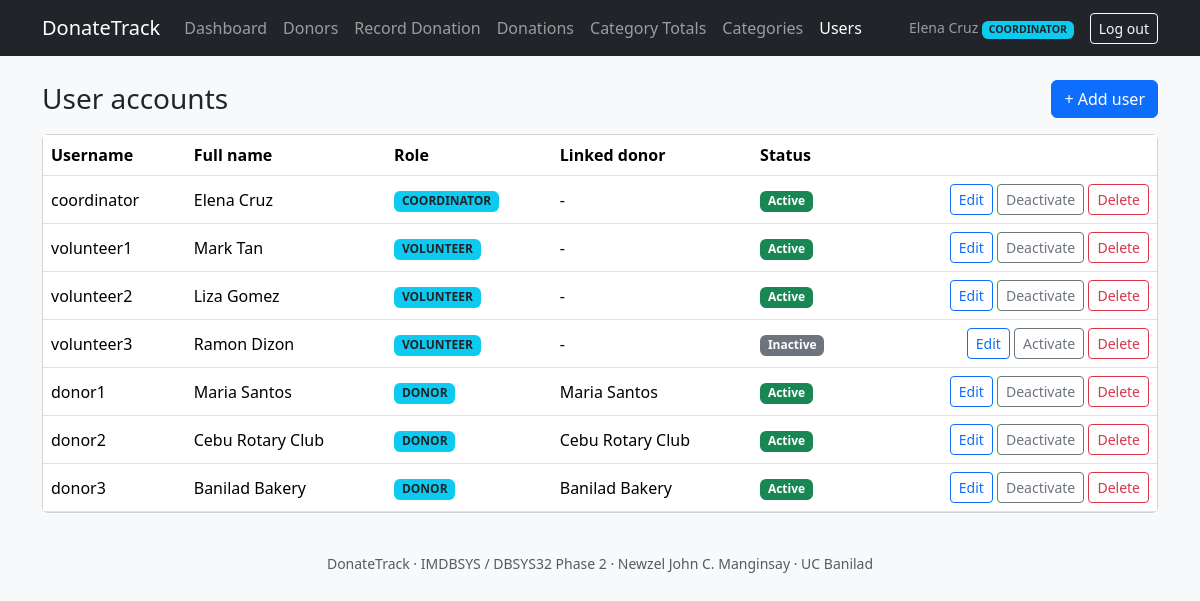
/users.php (signed in), run on the app's committed database.
### tables this page shows
CREATE TABLE users (
  user_id        INT UNSIGNED NOT NULL AUTO_INCREMENT,
  username       VARCHAR(50)  NOT NULL,
  password_hash  VARCHAR(255) NOT NULL,
  full_name      VARCHAR(100) NOT NULL,
  role           ENUM('COORDINATOR','VOLUNTEER','DONOR') NOT NULL,
  is_active      TINYINT(1)   NOT NULL DEFAULT 1,
  created_at     TIMESTAMP    NOT NULL DEFAULT CURRENT_TIMESTAMP,
  PRIMARY KEY (user_id),
  UNIQUE KEY uq_users_username (username),
  CONSTRAINT chk_users_active CHECK (is_active IN (0,1))
);

CREATE TABLE donors (
  donor_id    INT UNSIGNED NOT NULL AUTO_INCREMENT,
  user_id     INT UNSIGNED NULL,
  donor_name  VARCHAR(120) NOT NULL,
  donor_type  ENUM('INDIVIDUAL','ORGANIZATION','BUSINESS') NOT NULL,
  email       VARCHAR(120) NULL,
  phone       VARCHAR(30)  NULL,
  address     VARCHAR(255) NULL,
  is_active   TINYINT(1)   NOT NULL DEFAULT 1,
  created_at  TIMESTAMP    NOT NULL DEFAULT CURRENT_TIMESTAMP,
  PRIMARY KEY (donor_id),
  UNIQUE KEY uq_donors_email (email),           
  UNIQUE KEY uq_donors_user  (user_id),         
  KEY idx_donors_name (donor_name),
  CONSTRAINT fk_donors_user FOREIGN KEY (user_id)
    REFERENCES users (user_id) ON DELETE SET NULL ON UPDATE CASCADE,
  CONSTRAINT chk_donors_active CHECK (is_active IN (0,1))
);

### includes/auth.php (called while the page is built, shortened)
<?php
require_once __DIR__ . '/db.php';
require_once __DIR__ . '/helpers.php';
function current_user(): ?array { return $_SESSION['user'] ?? null; }
function home_for(string $role): string {
    return $role === 'DONOR' ? 'my_donations.php' : 'dashboard.php';
}

### includes/db.php (called while the page is built, shortened)
<?php
function cfg(string $key) {
    static $c = null;
    if ($c === null) { $c = require __DIR__ . '/../config/config.php'; }
    return $c[$key];
}
function db(): mysqli {
    static $conn = null;
    if ($conn === null) {
        try {
            $conn = new mysqli(cfg('db_host'), cfg('db_user'), cfg('db_pass'), cfg('db_name'), cfg('db_port'));
            $conn->set_charset('utf8mb4');
        } catch (mysqli_sql_exception $e) {
            error_log('DB connect failed: ' . $e->getMessage());
            http_response_code(500);
            exit('The database is unavailable. Please check config/config.php and that MySQL is running.');
        }
    }
    return $conn;
}
function q_all(string $sql, string $types = '', array $params = []): array {
    $st = db()->prepare($sql);
    if ($types !== '') { $st->bind_param($types, ...$params); }
    $st->execute();
    $rows = $st->get_result()->fetch_all(MYSQLI_ASSOC);
    return $rows;
}

### includes/helpers.php (called while the page is built, shortened)
<?php
function e($v): string { return htmlspecialchars((string)$v, ENT_QUOTES, 'UTF-8'); }

### users.php (the view, shortened to what this page needs)
<?php
require_once __DIR__ . '/includes/auth.php';
$rows = q_all('SELECT u.user_id, u.username, u.full_name, u.role, u.is_active, d.donor_name
               FROM users u LEFT JOIN donors d ON d.user_id = u.user_id ORDER BY u.role, u.username');
include __DIR__ . '/includes/header.php';
?>
<div class="d-flex justify-content-between align-items-center mb-3"><h1 class="h3 mb-0">User accounts</h1><a class="btn btn-primary" href="user_form.php">+ Add user</a></div>
<div class="card"><div class="table-responsive"><table class="table table-hover align-middle mb-0">
  <thead><tr><th>Username</th><th>Full name</th><th>Role</th><th>Linked donor</th><th>Status</th><th></th></tr></thead><tbody>
  <?php foreach ($rows as $r): ?>
    <tr><td><?= e($r['username']) ?></td><td><?= e($r['full_name']) ?></td><td><span class="badge bg-info text-dark"><?= e($r['role']) ?></span></td><td><?= e($r['donor_name'] ?? '-') ?></td>
      <td><?= (int)$r['is_active'] ? '<span class="badge bg-success">Active</span>' : '<span class="badge bg-secondary">Inactive</span>' ?></td>
      <td class="text-nowrap text-end"><a class="btn btn-sm btn-outline-primary" href="user_form.php?id=<?= (int)$r['user_id'] ?>">Edit</a>
        <form method="post" class="d-inline"><button class="btn btn-sm btn-outline-secondary"><?= (int)$r['is_active'] ? 'Deactivate' : 'Activate' ?></button></form>
        <form method="post" class="d-inline" onsubmit="return confirm('Delete this user?');"><button class="btn btn-sm btn-outline-danger">Delete</button></form></td></tr>
  <?php endforeach; ?></tbody></table></div></div>
<?php include __DIR__ . '/includes/footer.php'; ?>

### includes/header.php (shortened to what this page needs)
<?php
$u = current_user();
$self = basename($_SERVER['SCRIPT_NAME']);
function nav_item(string $file, string $label, string $self, array $also = []): string {
    $active = ($self === $file || in_array($self, $also, true)) ? ' active' : '';
    return '<li class="nav-item"><a class="nav-link' . $active . '" href="' . e($file) . '">' . e($label) . '</a></li>';
}
?><!DOCTYPE html>
<html lang="en">
<head>
<link href="assets/vendor/bootstrap.min.css" rel="stylesheet">
<link href="assets/style.css" rel="stylesheet">
</head>
<body class="bg-light">
<nav class="navbar navbar-expand-lg navbar-dark bg-dark">
  <div class="container">
    <a class="navbar-brand" href="<?= $u ? e(home_for($u['role'])) : 'login.php' ?>">DonateTrack</a>
    <?php if ($u): ?>
    <div class="collapse navbar-collapse" id="nav">
      <ul class="navbar-nav me-auto">
        <?php if ($u['role'] === 'DONOR'): ?>
          <?= nav_item('my_donations.php', 'My Donations', $self) ?>
        <?php else: ?>
          <?= nav_item('dashboard.php', 'Dashboard', $self) ?>
          <?= nav_item('donors.php', 'Donors', $self, ['donor_form.php']) ?>
          <?= nav_item('donation_form.php', 'Record Donation', $self) ?>
          <?= nav_item('donations.php', 'Donations', $self, ['donation_view.php']) ?>
          <?php if ($u['role'] === 'COORDINATOR'): ?>
            <?= nav_item('report_totals.php', 'Category Totals', $self) ?>
            <?= nav_item('categories.php', 'Categories', $self, ['category_form.php']) ?>
            <?= nav_item('users.php', 'Users', $self, ['user_form.php']) ?>
          <?php endif; ?>
        <?php endif; ?>
      </ul>
      <span class="navbar-text me-3 small"><?= e($u['full_name']) ?> <span class="badge bg-info text-dark"><?= e($u['role']) ?></span></span>
      <a class="btn btn-outline-light btn-sm" href="logout.php">Log out</a>
    </div>
    <?php endif; ?>
  </div>
</nav>
<main class="container py-4">

### assets/style.css (style rules this page uses)
.table thead th { white-space: nowrap; }

### data on the page
users: full_name "Elena Cruz", role "COORDINATOR", username "coordinator", donor_name "-", is_active "Active"
users: username "volunteer1", full_name "Mark Tan", role "VOLUNTEER", donor_name "-", is_active "Active"
users: username "volunteer2", full_name "Liza Gomez", role "VOLUNTEER", donor_name "-", is_active "Active"
users: username "volunteer3", full_name "Ramon Dizon", role "VOLUNTEER", donor_name "-", is_active "Inactive"
donors: user.username "donor1", user.full_name "Maria Santos", user.role "DONOR", donor_name "Maria Santos", shows "Active", shows "Deactivate"
donors: user.username "donor2", user.full_name "Cebu Rotary Club", user.role "DONOR", donor_name "Cebu Rotary Club", shows "Active", shows "Deactivate"
donors: user.username "donor3", user.full_name "Banilad Bakery", user.role "DONOR", donor_name "Banilad Bakery", shows "Active", shows "Deactivate"

### other printed values
$label "Dashboard Donors Record Donation Donations Category Totals Categories Users"
